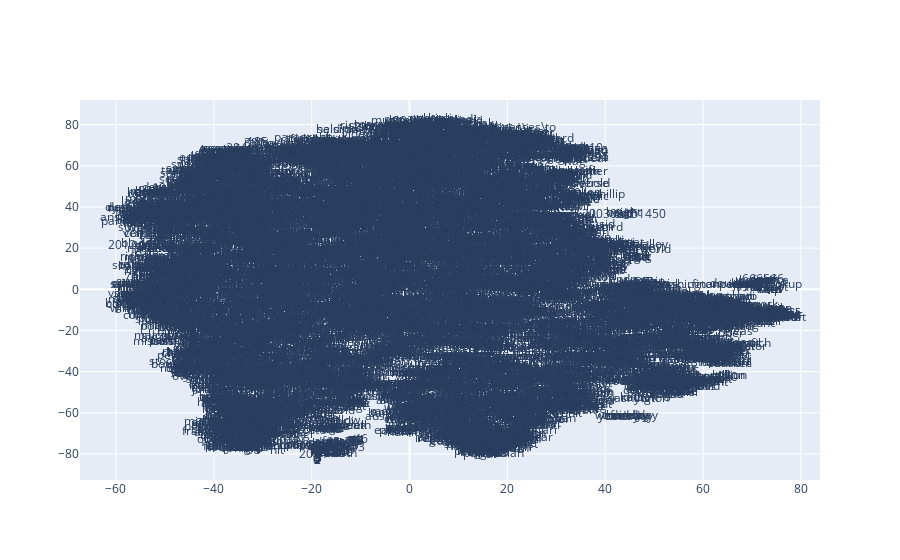

Notebook code cell kept with this figure:
### Markdown cell above
## Visualising the Word Embeddings

### Code cell
from sklearn.decomposition import IncrementalPCA  # inital reduction
from sklearn.manifold import TSNE  # final reduction
import numpy as np  # array handling


def reduce_dimensions(model):
    num_dimensions = 2  # final num dimensions (2D, 3D, etc)

    vectors = []  # positions in vector space
    labels = []  # keep track of words to label our data again later
    for word in model.wv.vocab:
        vectors.append(model.wv[word])
        labels.append(word)

    # convert both lists into numpy vectors for reduction
    vectors = np.asarray(vectors)
    labels = np.asarray(labels)

    # reduce using t-SNE
    vectors = np.asarray(vectors)
    tsne = TSNE(n_components=num_dimensions, random_state=0)
    vectors = tsne.fit_transform(vectors)

    x_vals = [v[0] for v in vectors]
    y_vals = [v[1] for v in vectors]
    return x_vals, y_vals, labels


x_vals, y_vals, labels = reduce_dimensions(model)


def plot_with_plotly(x_vals, y_vals, labels, plot_in_notebook=True):
    from plotly.offline import init_notebook_mode, iplot, plot
    import plotly.graph_objs as go

    trace = go.Scatter(x=x_vals, y=y_vals, mode="text", text=labels)
    data = [trace]

    if plot_in_notebook:
        init_notebook_mode(connected=True)
        iplot(data, filename="word-embedding-plot")
    else:
        plot(data, filename="word-embedding-plot.html")


def plot_with_matplotlib(x_vals, y_vals, labels):
    import matplotlib.pyplot as plt
    import random

    random.seed(0)

    plt.figure(figsize=(12, 12))
    plt.scatter(x_vals, y_vals)

    #
    # Label randomly subsampled 25 data points
    #
    indices = list(range(len(labels)))
    selected_indices = random.sample(indices, 25)
    for i in selected_indices:
        plt.annotate(labels[i], (x_vals[i], y_vals[i]))


try:
    get_ipython()
except Exception:
    plot_function = plot_with_matplotlib
else:
    plot_function = plot_with_plotly

plot_function(x_vals, y_vals, labels)

### Figure 1 — Plotly figure (JSON) as saved in the notebook; plotly's stock layout.template omitted (floating-point values rounded to 4 significant figures; data arrays with more than 128 entries replaced by an {"elided": "..."} marker saying what was removed)
{"data": [{"mode": "text", "text": {"elided": "9303 str values"}, "type": "scatter", "x": {"elided": "9303 float values"}, "y": {"elided": "9303 float values"}}], "layout": {"autosize": true, "dragmode": "pan", "xaxis": {"autorange": true, "range": [-67.35, 83.89], "showspikes": false, "type": "linear"}, "yaxis": {"autorange": true, "range": [-92.66, 92.0], "showspikes": false, "type": "linear"}}}
